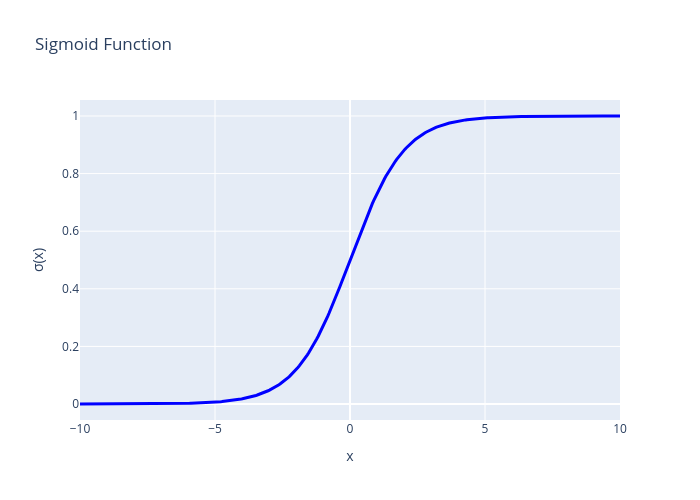

This figure's notebook cell:
### Markdown cell above
When the dataset is linearly separable, a logistic regression classifier can perfectly assign datapoints into classes.

Here's the question, can it achieve 0 cross entropy loss?

$$ -(y \log(p) + (1-y) \log(1-p) )$$

Cross entropy loss is 0 if p=1 when y=1, and p=0 when y=0. 

This should be great! We can have 0 loss when we train the data on perfectly seperable data, however unxpected complications may arise.

$$ \sigma(\theta x) = \frac{1}{1+e^{- \theta x}}$$

### Code cell
x = np.linspace(-10, 10, 400)
y = 1 / (1 + np.exp(-x))

fig = go.Figure()

fig.add_trace(go.Scatter(
    x=x,
    y=y,
    mode='lines',
    line=dict(color='blue', width=3),
    name='Sigmoid'
))

fig.update_layout(
    title='Sigmoid Function',
    xaxis_title='x',
    yaxis_title='σ(x)',
    width=700,
    height=500
)

fig.show()

### Figure 1 — Plotly figure (JSON) as saved in the notebook; plotly's stock layout.template omitted (floating-point values rounded to 4 significant figures; data arrays with more than 128 entries replaced by an {"elided": "..."} marker saying what was removed)
{"data": [{"line": {"color": "blue", "width": 3}, "mode": "lines", "name": "Sigmoid", "type": "scatter", "x": {"elided": "400 float values"}, "y": {"elided": "400 float values"}}], "layout": {"height": 500, "title": {"text": "Sigmoid Function"}, "width": 700, "xaxis": {"title": {"text": "x"}}, "yaxis": {"title": {"text": "σ(x)"}}}}
